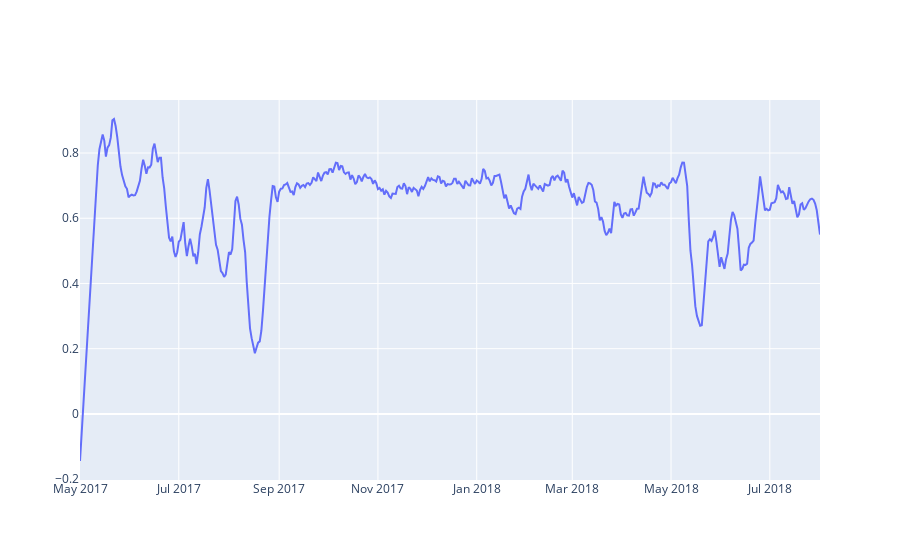

Here is the notebook cell this chart was saved with:
### Code cell
from scipy import signal

fig = go.Figure()

fig.add_trace(go.Scatter(
    x=df_plot.Time.values.tolist(),
    y=signal.savgol_filter(df_plot['Score'].values.tolist(),
                           20, # window size used for filtering
                           3), # order of fitted polynomial
    name='Savitzky-Golay'
))

### Figure 1 — Plotly figure (JSON) as saved in the notebook; plotly's stock layout.template omitted (floating-point values rounded to 4 significant figures; data arrays with more than 128 entries replaced by an {"elided": "..."} marker saying what was removed)
{"data": [{"name": "Savitzky-Golay", "type": "scatter", "x": {"elided": "458 str values"}, "y": {"elided": "458 float values"}}], "layout": {}}
